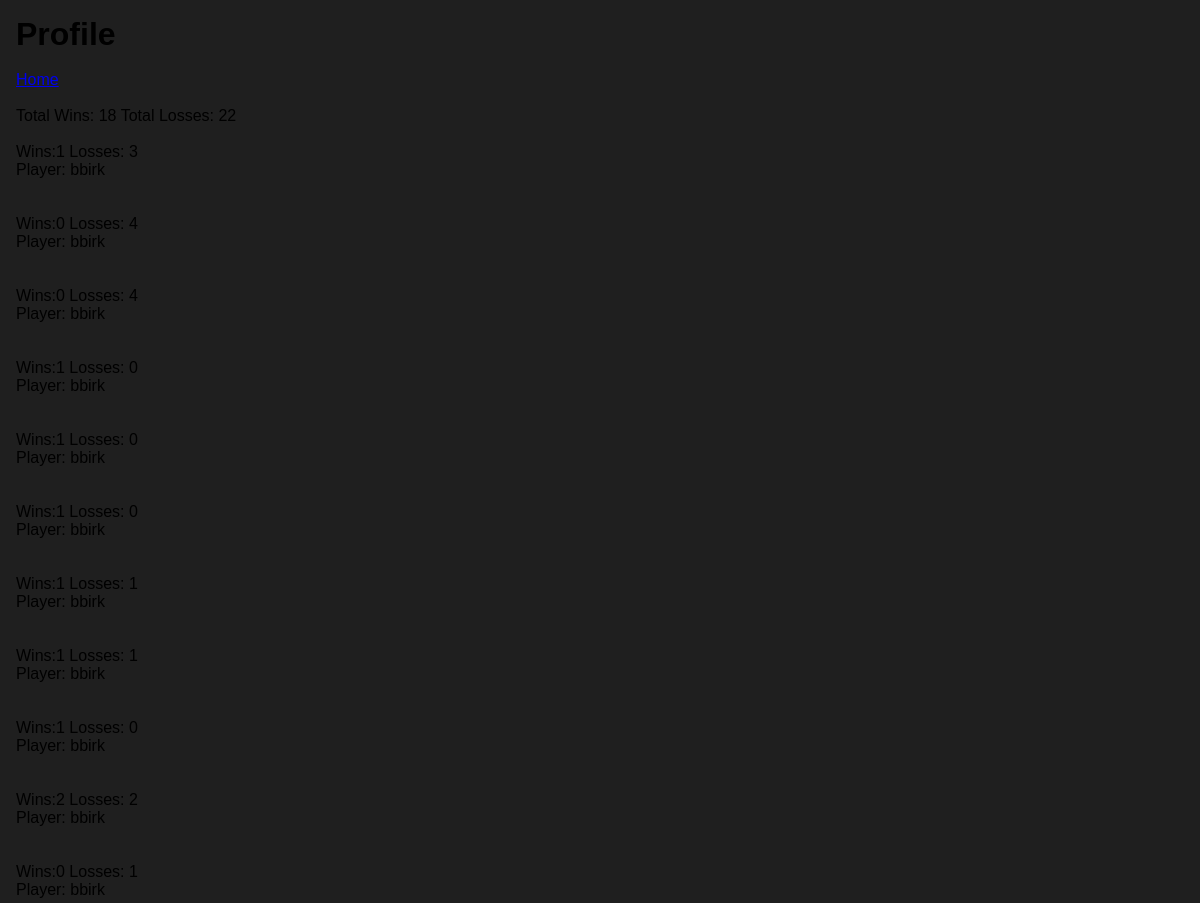
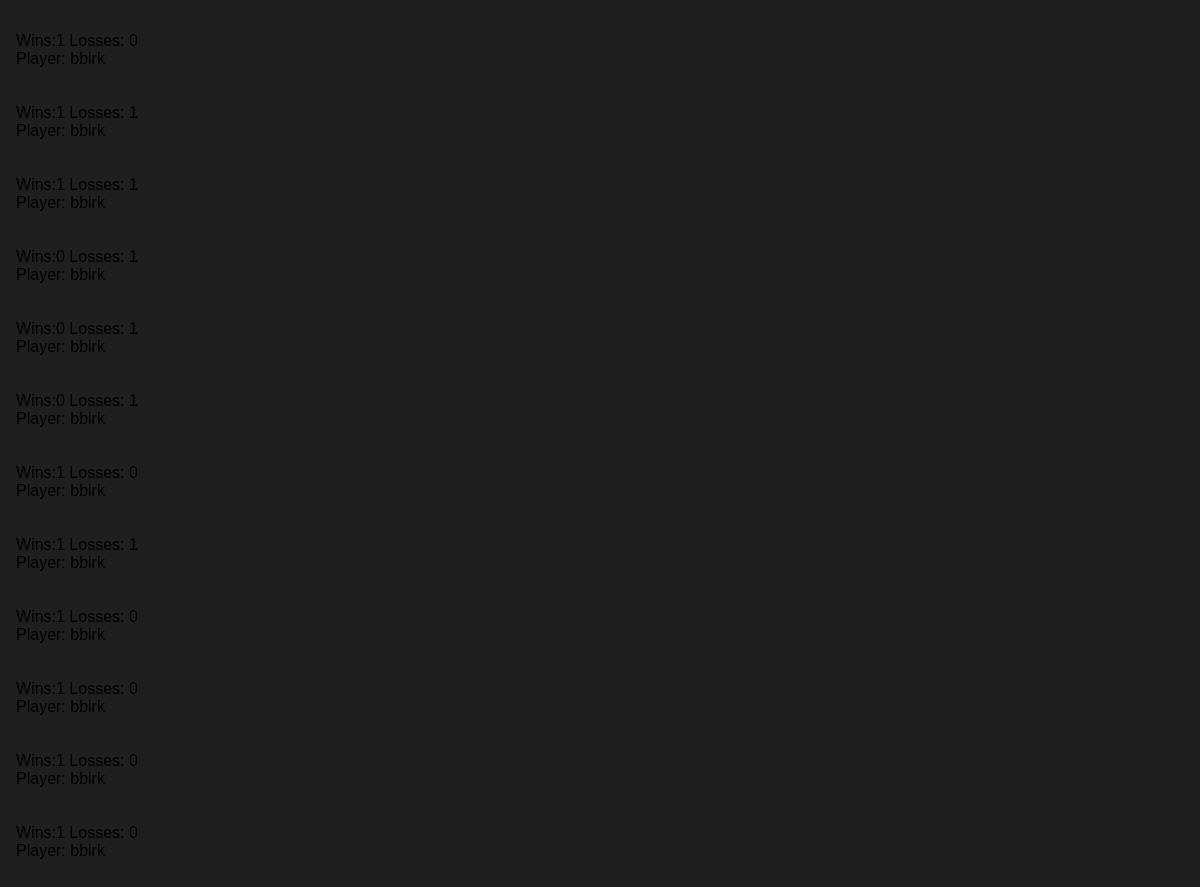
Screenshot of /users/bbirk/ (signed in) with the database file from the repository (2 pictures, top to bottom).
### Blackjack/models.py (models this page shows, shortened)
class Session(models.Model):
    win = models.IntegerField(null=True)
    losses = models.IntegerField(null=True)
    win_streak = models.IntegerField(null=True)
    player = models.ForeignKey('auth.User', related_name='posts', on_delete=models.CASCADE)

### users/views.py (the view)
# urls.py: path('<str:username>/', views.userProfile, name='profile')
def userProfile(request, username):
    totalWins = 0
    totalLosses = 0
    user = User.objects.get(username=username)
    sessions = Session.objects.filter(player=request.user)
    print("!!!!!!!!!!!", sessions[0].win)
    for item in sessions:
        totalWins += item.win
        totalLosses += item.losses
        print("@@@@@@", item.win, item.losses)
        print("@@@@@@", totalWins, totalLosses)
    context = {
        "user":user,
        "sessions":sessions,
        "totalWins": totalWins,
        "totalLosses": totalLosses,
    }
    return render(request, 'users/profile.html', context)

### users/templates/users/profile.html (shortened to what this page needs)
{% load static %}
<!DOCTYPE html>
<html lang="en">
    <head>
        <link rel="stylesheet" href="{% static '/styles.css' %}">
    </head>
    <body>
        <div id="profile">
            <h1>Profile</h1>
            <br>
            {% if user.is_authenticated %}
                <a href="{% url 'Blackjack:myhome' %}">Home</a>
                <br><br>
                <p> Total Wins: {{totalWins}} Total Losses: {{totalLosses}}</p>
                <br>
                {% for session in sessions %}
                    <p> Wins:{{session.win}} Losses: {{session.losses}}</p>
                    <p> Player: {{session.player}} </p>
                    <br><br>
                {% endfor %}
            {% else %}
                <a href="{% url 'logout' %}">Logout</a>
            {% endif %}
        </div>
    </body>
</html>

### static/styles.css (style rules this page uses)
* { padding: 0; margin: 0; box-sizing: border-box; font-family: 'Lucida Sans', 'Lucida Sans Regular', 'Lucida Grande', 'Lucida Sans Unicode', Geneva, Verdana, sans-serif; }
body { background: #1f1f1f; }
#profile { margin: 1rem; }

### rows the page displays
Session: win "1", losses "3", player "bbirk"
Session: win "0", losses "4", player "bbirk"
Session: win "0", losses "4", player "bbirk"
Session: win "1", losses "0", player "bbirk"
Session: win "1", losses "0", player "bbirk"
Session: win "1", losses "0", player "bbirk"
Session: win "1", losses "1", player "bbirk"
Session: win "1", losses "1", player "bbirk"
Session: win "1", losses "0", player "bbirk"
Session: win "2", losses "2", player "bbirk"
Session: win "0", losses "1", player "bbirk"
Session: win "1", losses "0", player "bbirk"
Session: win "1", losses "1", player "bbirk"
Session: win "1", losses "1", player "bbirk"
Session: win "0", losses "1", player "bbirk"
Session: win "0", losses "1", player "bbirk"
Session: win "0", losses "1", player "bbirk"
Session: win "1", losses "0", player "bbirk"
Session: win "1", losses "1", player "bbirk"
Session: win "1", losses "0", player "bbirk"
Session: win "1", losses "0", player "bbirk"
Session: win "1", losses "0", player "bbirk"
Session: win "1", losses "0", player "bbirk"

### other values shown
{{ totalWins }} "18"
{{ totalLosses }} "22"
